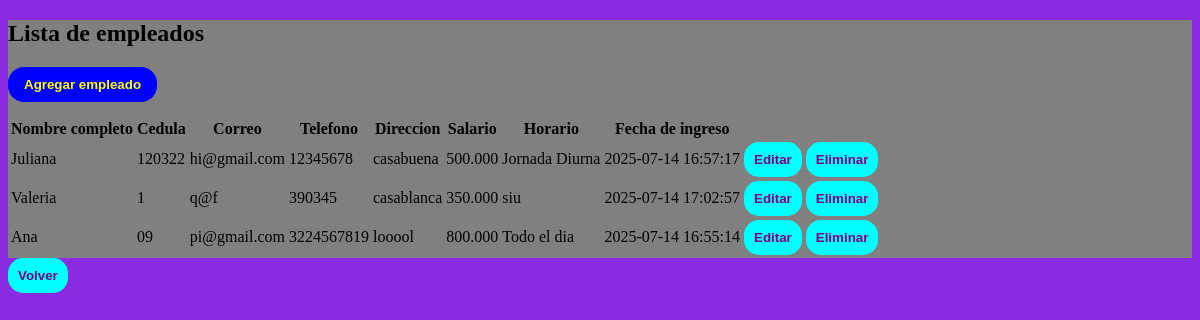
The app's page /empleados with its own data.
### app.py (models this page shows)
class Empleado(tablita):
    __tablename__="Empleados"
    id=Column(Integer, primary_key=True)
    nombre=Column(String(50), nullable=False)
    cedula=Column(String(50), nullable=False)
    correo=Column(String(50), nullable=False)
    telefono=Column(String(50), nullable=False)
    direccion=Column(String(50), nullable=False)
    salario=Column(String(50), nullable=False)
    horario=Column(String(50), nullable=False)
    fechaingreso=Column(String(50), default=datetime.now().strftime("%Y-%m-%d"))

### app.py (the view)
@app.route('/empleados')
def empleados():
    lista_empleados=session.query(Empleado).all()
    return render_template('empleados.html', empleados=lista_empleados)

### templates/empleados.html (shortened to what this page needs)
<!DOCTYPE html>
<html>
    <head>
        <link rel="stylesheet" href="{{url_for('static', filename='estilos.css')}}">
    </head>
    <body class="emple">
        <section class="panel">
            <h2>Lista de empleados</h2>
            <a href="{{url_for('agregar_empleado')}}"><button class="agregaremple">Agregar empleado</button></a>
            <table>
                <thead>
                    <tr>
                        <th>Nombre completo</th>
                        <th>Cedula</th>
                        <th>Correo</th>
                        <th>Telefono</th>
                        <th>Direccion</th>
                        <th>Salario</th>
                        <th>Horario</th>
                        <th>Fecha de ingreso</th>
                    </tr>
                </thead>
                <tbody>
                    {% for dato in empleados %}
                    <tr>
                        <td>{{dato.nombre}}</td>
                        <td>{{dato.cedula}}</td>
                        <td>{{dato.correo}}</td>
                        <td>{{dato.telefono}}</td>
                        <td>{{dato.direccion}}</td>
                        <td>{{dato.salario}}</td>
                        <td>{{dato.horario}}</td>
                        <td>{{dato.fechaingreso}}</td>
                        <td>
                            <a href="{{url_for('editar_empleado', id=dato.id)}}"><button>Editar</button></a>
                        </td>
                        <td>
                            <form method="POST" action="{{url_for('eliminar_empleado', id=dato.id)}}" onsubmit="return confirm('¿Seguro que quiere eliminar este empleado?');">
                                <button type="submit">Eliminar</button>
                            </form>
                        </td>
                    </tr>
                    {% endfor %}
                </tbody>
            </table>
        </section>
        <a href="{{url_for('administracion')}}"><button>Volver</button></a>
    </body>
</html>

### static/estilos.css (style rules this page uses)
body { background-image: url(https://media.istockphoto.com/id/1305533078/photo/multicolored-straight-strands-texture-background-sewing-equipment-loom-equipment-at-a-garment.jpg?s=612x612&w=0&k=20&c=zGDhSsF_nCyM7vIA0WB3dIqkHE_TpNRDRxWDAqpLFlI=); background-repeat: no-repeat; background-size: cover; background-attachment: fixed; background-color: transparent; overflow: hidden; height: auto; }
button { padding: 10px; border: none; border-radius: 15px; font-weight: bold; cursor: pointer; background-color: cyan; color: purple; }
a { background-color: transparent; color: aqua; width: 115px; border-radius: 100%; text-decoration: none; }
body.emple { background-color: blueviolet; background-image: none; }
.panel { background-color: grey; }
.agregaremple { background-color: blue; color: yellow; border: 0; border-radius: 16px; padding: 10px 16px; cursor: pointer; margin-bottom: 15px; }

### records on screen
Empleado: nombre "Juliana", cedula "120322", correo "hi@gmail.com", telefono "12345678", direccion "casabuena", salario "500.000", horario "Jornada Diurna", fechaingreso "2025-07-14 16:57:17"
Empleado: nombre "Valeria", cedula "1", correo "q@f", telefono "390345", direccion "casablanca", salario "350.000", horario "siu", fechaingreso "2025-07-14 17:02:57"
Empleado: nombre "Ana", cedula "09", correo "pi@gmail.com", telefono "3224567819", direccion "looool", salario "800.000", horario "Todo el dia", fechaingreso "2025-07-14 16:55:14"
